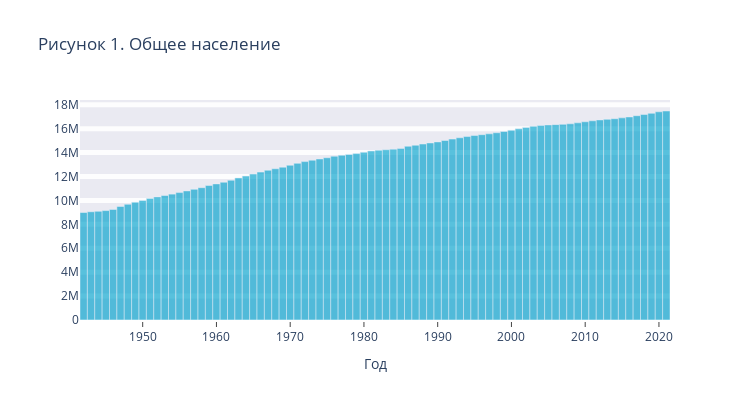

Here is the notebook cell this chart was saved with:
### Code cell
trace = go.Bar(
    x=df_one['Periods'].unique(), 
    y=df_one.groupby('Periods')['Population on 1 January (number)'].sum(),
    width = 1,
    marker=dict(
        color='rgba(0, 161, 205, 0.65)',
        opacity=1
                 ),   
)

layout = go.Layout(
    title='Рисунок 1. Общее население',
    xaxis=dict(
               title='Год',
               showgrid=False,
               linewidth=2,
               ticks='outside',
               gridwidth=5,
               gridcolor='rgba(255, 255, 255, 0.9)'
               ),
    yaxis=dict(
               showline=False,
               gridwidth=5,
               gridcolor='rgba(255, 255, 255, 0.9)',
               nticks=10
               ),
    )


fig = go.Figure(trace, layout)

fig.update_layout(
    autosize=False,
    width=750,
    height=400,
    barmode='group',
    plot_bgcolor='#eaeaf2'
    
    )

fig.show()
# fig.write_image("gen_pop.svg")

### Figure 1 — Plotly figure (JSON) as saved in the notebook; plotly's stock layout.template omitted (floating-point values rounded to 4 significant figures)
{"data": [{"marker": {"color": "rgba(0, 161, 205, 0.65)", "opacity": 1}, "type": "bar", "width": 1, "x": [1942, 1943, 1944, 1945, 1946, 1947, 1948, 1949, 1950, 1951, 1952, 1953, 1954, 1955, 1956, 1957, 1958, 1959, 1960, 1961, 1962, 1963, 1964, 1965, 1966, 1967, 1968, 1969, 1970, 1971, 1972, 1973, 1974, 1975, 1976, 1977, 1978, 1979, 1980, 1981, 1982, 1983, 1984, 1985, 1986, 1987, 1988, 1989, 1990, 1991, 1992, 1993, 1994, 1995, 1996, 1997, 1998, 1999, 2000, 2001, 2002, 2003, 2004, 2005, 2006, 2007, 2008, 2009, 2010, 2011, 2012, 2013, 2014, 2015, 2016, 2017, 2018, 2019, 2020, 2021], "y": [8985762, 9048529, 9088006, 9147945, 9240518, 9492403, 9676458, 9847687, 9991571, 10165167, 10291456, 10404681, 10525161, 10653661, 10792934, 10926134, 11062680, 11243387, 11381862, 11520123, 11685456, 11881900, 12032951, 12201611, 12364966, 12521882, 12646205, 12781345, 12938806, 13098633, 13246239, 13362596, 13463430, 13567081, 13695765, 13771801, 13846921, 13925123, 14023967, 14131397, 14194777, 14237022, 14282076, 14331426, 14528171, 14613757, 14713529, 14803772, 14890938, 15008610, 15127197, 15237463, 15340169, 15424122, 15493889, 15567107, 15654192, 15760225, 15863950, 15987075, 16105285, 16192572, 16258032, 16305526, 16334210, 16357992, 16405399, 16485787, 16574989, 16655799, 16730348, 16779575, 16829289, 16900726, 16979120, 17081507, 17181084, 17282163, 17407585, 17475415]}], "layout": {"autosize": false, "barmode": "group", "height": 400, "plot_bgcolor": "#eaeaf2", "title": {"text": "Рисунок 1. Общее население"}, "width": 750, "xaxis": {"autorange": true, "gridcolor": "rgba(255, 255, 255, 0.9)", "gridwidth": 5, "linewidth": 2, "range": [1942.0, 2022.0], "showgrid": false, "ticks": "outside", "title": {"text": "Год"}, "type": "linear"}, "yaxis": {"autorange": true, "gridcolor": "rgba(255, 255, 255, 0.9)", "gridwidth": 5, "nticks": 10, "range": [0, 18400000.0], "showline": false, "type": "linear"}}}
